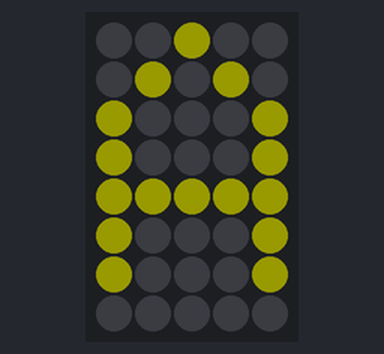
Recording of a sketch running on a simulated Arduino Uno, built with avr-gcc and run on an emulated ATmega328P. Shown: 5×8 RGB LED matrix (first LED top left, wired row by row). Dim RGB values are drawn brighter than linear.

Above: at 0.07 s.
At 1.5 s:
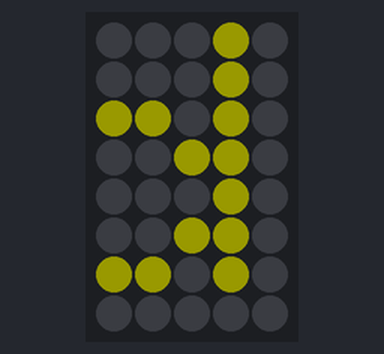
At 2.83 s:
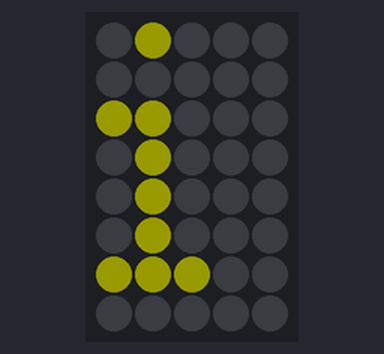
At 5.66 s:
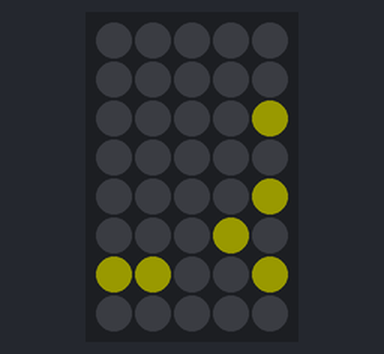
At 8.41 s:
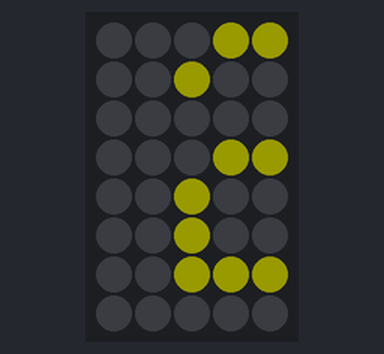
At 11.2 s:
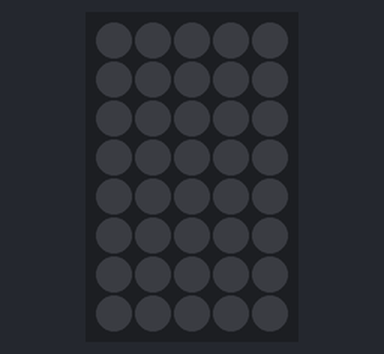

The sketch:

Scrolling_Text.ino
```cpp
/*
 * This code is part of the University of Sheffield EEE Society Arduino Labs, Session Three. It makes the Adafruit Neopixel Shield
 * display random colours across all 40 LEDs. For more information about the society please visit our wesbite: www.eeesoc.com
 *
 * DATE: 27/10/2018
 * AUTHOR: Sam Maxwell
 */
 //LIBRARIES - Imports libraries of functions that we can use in the code
#include <Adafruit_NeoPixel.h>
#include <Adafruit_NeoMatrix.h>
#include <Adafruit_GFX.h>

//DEFINITIONS - Contains values that will not be changed whilst the code is running
//Neopixel setup definitions
#define NMBR_OF_NEOPXLS 40  //The number of neopixels we are interfacing with
#define MTRX_WDTH 8         //The width of the Neopixel matrix in LEDs
#define MTRX_HGHT 5        //The length of the Neopixel matrix in LEDs
#define PIN_NEOPXLS 6       //The pin the neopixel data line is connected too

//Neopixel Colour definitions, all values can be between 0 and 255
#define MAX_BRGHTNSS 20    //The maximum brightness of the LEDs

//VARIABLES - Contains values that will be changed whilst the code is running
//Generating an Adafruit Neomatrix, allows for more complex patterns (Text, Shapes) to be generated
Adafruit_NeoMatrix neopxlMtrx = Adafruit_NeoMatrix(MTRX_HGHT, MTRX_WDTH, PIN_NEOPXLS,
                              NEO_MATRIX_TOP + NEO_MATRIX_RIGHT +
                              NEO_MATRIX_COLUMNS + NEO_MATRIX_PROGRESSIVE,
                              NEO_GRB + NEO_KHZ800);

//MATRIX COLOURS
int YELLOW = neopxlMtrx.Color(255, 255, 0);

//Variables to track the position of the cursor on the Matrix
int row = 0, column = 0;

//SETUP - Only run once, used for initial hardware and software setup
void setup(){
  //Beginning Serial Commmunications for debugging
  Serial.begin(115200);

  //Initializing the Neopixel display
  neopxlMtrx.begin();
  neopxlMtrx.fillScreen(0);         //Setting the screen to black
  neopxlMtrx.setCursor(0, 0);       //Setting the cursor to the top left of the matrix
  neopxlMtrx.setBrightness(25);     //Setting the display brightness
  neopxlMtrx.setTextWrap(false);    //Stopping the matrix from wrapping text]
  neopxlMtrx.setTextColor(YELLOW);  //Setting the text colour to Yellow
}

//LOOP - Run continously, used for the main functionality of your code
void loop(){
  //Clearing the current display on the screen
  neopxlMtrx.fillScreen(0);

  //Setting the new position of the cursor (1 to the left of the last loop)
  neopxlMtrx.setCursor(column, row);

  //Printing the text on the display
  neopxlMtrx.print("Arduino Labs 2018");

  //If the text has completely scrolled
  if(--column < -21*5){
    column = 0;
  }

  //Showing the current text on the matrix
  neopxlMtrx.show();

  //Waiting to allow the user to see the text
  delay(100);
}
```

Measured:
- by itself, everything shown: repeats every 11.7 s, in 98 steps
- what the display in image 5 shows lasts 0.6 s, from 11.1 s to 11.7 s
